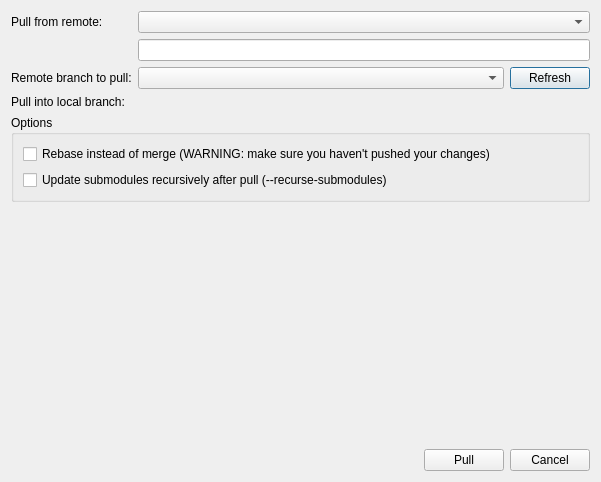
<?xml version="1.0" encoding="UTF-8"?>
<ui version="4.0">
 <class>QGitPullDialog</class>
 <widget class="QDialog" name="QGitPullDialog">
  <property name="geometry">
   <rect>
    <x>0</x>
    <y>0</y>
    <width>601</width>
    <height>482</height>
   </rect>
  </property>
  <property name="windowTitle">
   <string>Pull</string>
  </property>
  <layout class="QVBoxLayout" name="verticalLayout">
   <item>
    <layout class="QGridLayout" name="gridLayout" columnstretch="0,1,0">
     <item row="0" column="0">
      <widget class="QLabel" name="label">
       <property name="text">
        <string>Pull from remote:</string>
       </property>
      </widget>
     </item>
     <item row="0" column="1" colspan="2">
      <widget class="QComboBox" name="remote_comboBox"/>
     </item>
     <item row="1" column="1" colspan="2">
      <widget class="QLineEdit" name="url_lineEdit"/>
     </item>
     <item row="2" column="0">
      <widget class="QLabel" name="label_2">
       <property name="text">
        <string>Remote branch to pull:</string>
       </property>
      </widget>
     </item>
     <item row="2" column="1">
      <widget class="QComboBox" name="branch_comboBox"/>
     </item>
     <item row="2" column="2">
      <widget class="QPushButton" name="pushButton">
       <property name="text">
        <string>Refresh</string>
       </property>
      </widget>
     </item>
     <item row="3" column="0">
      <widget class="QLabel" name="label_3">
       <property name="text">
        <string>Pull into local branch:</string>
       </property>
      </widget>
     </item>
     <item row="3" column="1" colspan="2">
      <widget class="QLabel" name="label_4">
       <property name="text">
        <string/>
       </property>
      </widget>
     </item>
    </layout>
   </item>
   <item>
    <widget class="QGroupBox" name="groupBox">
     <property name="title">
      <string>Options</string>
     </property>
     <layout class="QVBoxLayout" name="verticalLayout_2">
      <item>
       <widget class="QCheckBox" name="rebase_checkBox">
        <property name="text">
         <string>Rebase instead of merge (WARNING: make sure you haven't pushed your changes)</string>
        </property>
       </widget>
      </item>
      <item>
       <widget class="QCheckBox" name="recurseSubmodules_checkBox">
        <property name="text">
         <string>Update submodules recursively after pull (--recurse-submodules)</string>
        </property>
       </widget>
      </item>
     </layout>
    </widget>
   </item>
   <item>
    <spacer name="verticalSpacer">
     <property name="orientation">
      <enum>Qt::Orientation::Vertical</enum>
     </property>
     <property name="sizeHint" stdset="0">
      <size>
       <width>20</width>
       <height>140</height>
      </size>
     </property>
    </spacer>
   </item>
   <item>
    <layout class="QHBoxLayout" name="horizontalLayout">
     <item>
      <spacer name="horizontalSpacer">
       <property name="orientation">
        <enum>Qt::Orientation::Horizontal</enum>
       </property>
       <property name="sizeHint" stdset="0">
        <size>
         <width>358</width>
         <height>20</height>
        </size>
       </property>
      </spacer>
     </item>
     <item>
      <widget class="QPushButton" name="pushButton_3">
       <property name="text">
        <string>Pull</string>
       </property>
      </widget>
     </item>
     <item>
      <widget class="QPushButton" name="pushButton_2">
       <property name="text">
        <string>Cancel</string>
       </property>
      </widget>
     </item>
    </layout>
   </item>
  </layout>
 </widget>
 <resources/>
 <connections>
  <connection>
   <sender>pushButton_3</sender>
   <signal>clicked()</signal>
   <receiver>QGitPullDialog</receiver>
   <slot>accept()</slot>
   <hints>
    <hint type="sourcelabel">
     <x>459</x>
     <y>462</y>
    </hint>
    <hint type="destinationlabel">
     <x>405</x>
     <y>454</y>
    </hint>
   </hints>
  </connection>
  <connection>
   <sender>pushButton_2</sender>
   <signal>clicked()</signal>
   <receiver>QGitPullDialog</receiver>
   <slot>reject()</slot>
   <hints>
    <hint type="sourcelabel">
     <x>562</x>
     <y>460</y>
    </hint>
    <hint type="destinationlabel">
     <x>557</x>
     <y>423</y>
    </hint>
   </hints>
  </connection>
 </connections>
</ui>
